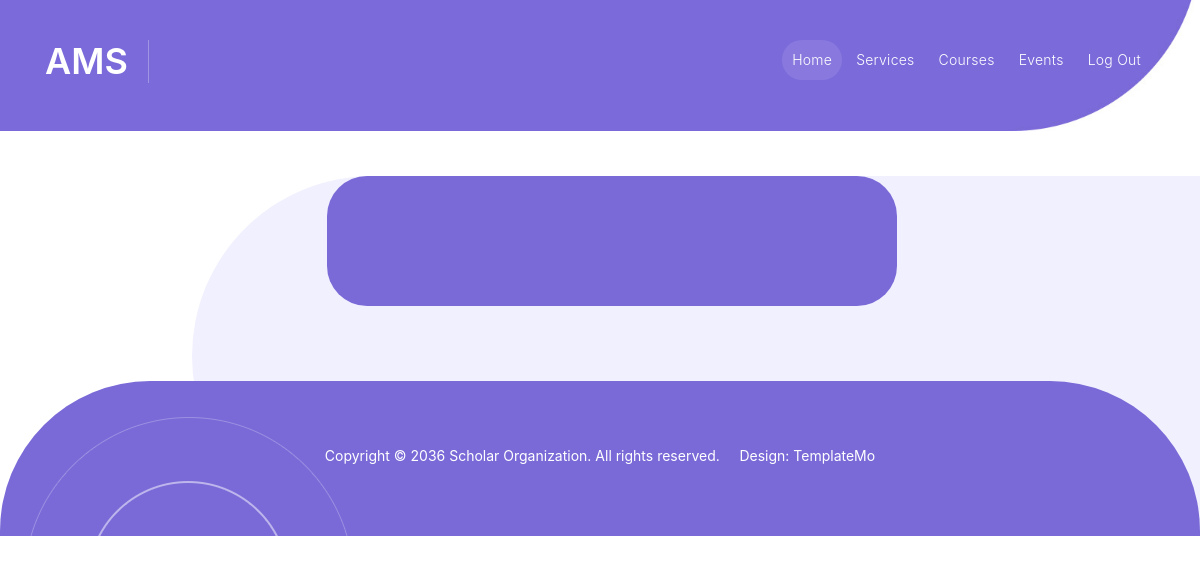
Before: /View/admin/faq.php with the older database file.
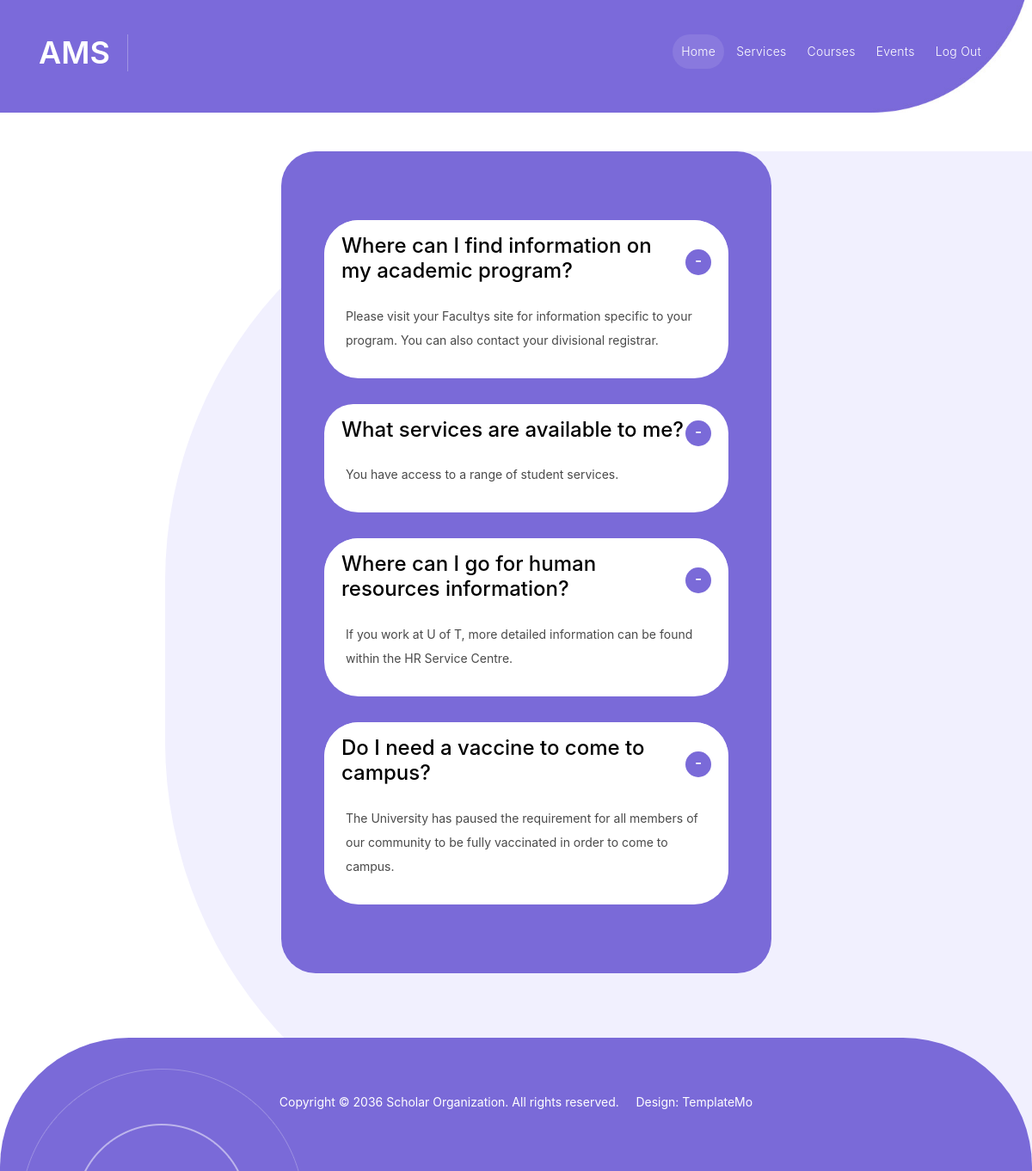
After: the same page with the newer database file.
### tables this page shows
CREATE TABLE `faq` (
  `Questions` text NOT NULL,
  `Answers` text NOT NULL,
  `AdminId` int(11) NOT NULL
);

### Controller/database.php (called while the page is built, shortened)
<?php
class database {
     public $con;
     public function __construct()
     {
          $this->con = mysqli_connect("localhost", "root", "", "ams");
     }
     public function select($table_name)
     {
          $array = array();
          $query = "SELECT * FROM `".$table_name."`";
          $result = mysqli_query($this->con, $query);
          while($row = mysqli_fetch_assoc($result))
          {
               $array[] = $row;
          }
          return $array;
     }
}

### View/admin/faq.php (the view, shortened to what the changed rows need)
<?php
require_once '../../Controller/database.php';
$data = new database;
?>
<!DOCTYPE html>
<html lang="en">
<head>
    <link href="../../View/vendor/bootstrap/css/bootstrap.min.css" rel="stylesheet">
    <link rel="stylesheet" href="../../View/assets/css/fontawesome.css">
    <link rel="stylesheet" href="../../View/assets/css/templatemo-scholar.css">
    <link rel="stylesheet" href="../../View/assets/css/owl.css">
    <link rel="stylesheet" href="../../View/assets/css/animate.css">
    <link rel="stylesheet" href="https://unpkg.com/swiper@7/swiper-bundle.min.css" />
</head>
<body>
    <header class="header-area header-sticky">
        <div class="container">
            <div class="row">
                <div class="col-12">
                    <nav class="main-nav">
                        <a href="../../index.php" class="logo">
                            <h1>AMS</h1>
                        </a>
                    </nav>
                </div>
            </div>
        </div>
    </header>
    <div class="section about-us" style="margin-top: 45px">
        <div class="col-lg-6 offset-lg-1" style="margin-left: 26%">
            <div class="accordion" id="accordionExample" style="margin-top: 0px">
                <?php $post_data = $data->select('faq');
                foreach ($post_data as $post): ?>
                    <div class="accordion-item">
                        <h4 class="accordion-header" id="headingOne">
                            <button class="accordion-button" type="button" data-bs-toggle="collapse"
                                data-bs-target="#collapseOne" aria-expanded="true" aria-controls="collapseOne">
                                <div class="panel panel-default">
                                    <div class="panel-heading">
                                        <h4 class="panel-title">
                                            <a data-toggle="collapse" data-parent="#accordion_oneLeft" style="color:black"
                                                href="post-<?php echo $post['AdminId']; ?>" aria-expanded="false"
                                                class="collapsed">
                                                <?php echo $post["Questions"]; ?>
                                            </a>
                                        </h4>
                                    </div>
                            </button>
                        </h4>
                        <div id="collapseOne" class="accordion-collapse collapse show" aria-labelledby="headingOne"
                            data-bs-parent="#accordionExample">
                            <div class="accordion-body">
                                <div id="post-<?php echo $post['AdminId']; ?>" aria-expanded="false" role="tablist">
                                    <div class="panel-body">
                                        <div class="text-accordion">
                                            <?php echo $post["Answers"]; ?>
                                        </div>
                                    </div>
                                </div>
                            </div>
                        </div>
                    </div>
                <?php endforeach; ?>
            </div>
        </div>
        <link rel="stylesheet" href="https://stackpath.bootstrapcdn.com/bootstrap/4.4.1/css/bootstrap.min.css"
>
        <link rel="stylesheet" href="https://stackpath.bootstrapcdn.com/font-awesome/4.7.0/css/font-awesome.css">
</body>
</html>

Changed rows visible on the page:
added faq: Questions "Where can I find information on my academic program?", Answers "Please visit your Facultys site for information specific to your program. You can also contact your divisional registrar."
added faq: Questions "What services are available to me?", Answers "You have access to a range of student services."
added faq: Questions "Where can I go for human resources information?", Answers "If you work at U of T, more detailed information can be found within the HR Service Centre."
added faq: Questions "Do I need a vaccine to come to campus?", Answers "The University has paused the requirement for all members of our community to be fully vaccinated in order to come to campus."
